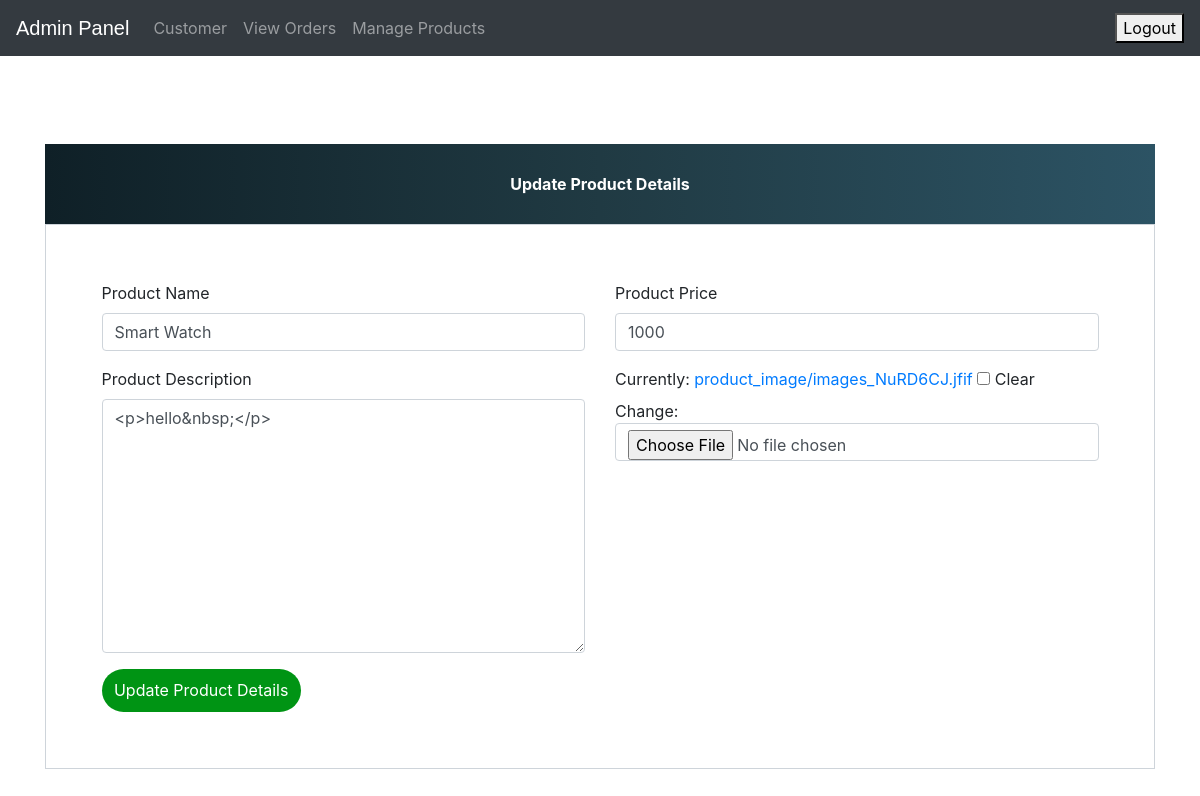
The app's page /update-product/1 (signed in) with its own data.
### ecom/models.py (models this page shows, shortened)
class Product(models.Model):
    name = models.CharField(max_length=500)
    product_image = models.ImageField(upload_to='product_image/', null=True, blank=True, default="-")
    additional_image1 = models.ImageField(upload_to='product_image/other/', null=True, blank=True)
    additional_image2 = models.ImageField(upload_to='product_image/other/', null=True, blank=True)
    additional_image3 = models.ImageField(upload_to='product_image/other/', null=True, blank=True)
    additional_image4 = models.ImageField(upload_to='product_image/other/', null=True, blank=True)
    price = models.PositiveIntegerField()
    discount = models.PositiveIntegerField(null=True, blank=True, help_text="Discount Price")
    description = RichTextField()
    short_description = RichTextField(null=True, blank=True)
    stock = models.PositiveIntegerField(default=0)
    category = models.ForeignKey(Category, on_delete=models.CASCADE, related_name='products', default=1)
    sub_category = models.ForeignKey(Sub_category, on_delete=models.CASCADE, related_name='products', default=1)
    is_digital = models.BooleanField(default=False)
    featured = models.BooleanField(default=False)
    popular = models.BooleanField(default=False)
    colors = models.ManyToManyField(Color, blank=True, related_name='products')  # Added color options
    free_delivery = models.BooleanField(default=False)
    priority = models.IntegerField(default=1000)
    popular_priority = models.IntegerField(default=1000)
    feautered_priority = models.IntegerField(default=1000)
    exclusive = models.BooleanField(default=False, help_text="Select this product to display exclusively")

### ecom/views.py (the view)
# urls.py: path('update-product/<int:pk>', views.update_product_view,name='update-product'),
@login_required(login_url='adminlogin')
def update_product_view(request,pk):
    product=models.Product.objects.get(id=pk)
    productForm=forms.ProductForm(instance=product)
    if request.method=='POST':
        productForm=forms.ProductForm(request.POST,request.FILES,instance=product)
        if productForm.is_valid():
            productForm.save()
            return redirect('admin-products')
    return render(request,'ecom/admin_update_product.html',{'productForm':productForm})

### ecom/forms.py
class ProductForm(forms.ModelForm):
    class Meta:
        model=models.Product
        fields=['name','price','description','product_image', 'category']

### ecom/context_processors.py (called while the page is built)
def categories_context(request):
    categories = Category.objects.prefetch_related('sub_category').all()
    return {'categories': categories}

### templates/ecom/admin_update_product.html (shortened to what this page needs)
{% extends 'ecom/admin_base.html' %}
{% load widget_tweaks %}
{% block content %}
<head>
  <link href="//maxcdn.bootstrapcdn.com/bootstrap/4.1.1/css/bootstrap.min.css" rel="stylesheet" id="bootstrap-css">
</head>
<br><br><br><br><br><br>
<form method="post" enctype="multipart/form-data">
  <div class="container register-form">
    <div class="form">
      <div class="note">
        <p>Update Product Details</p>
      </div>
      <div class="form-content">
        <div class="row">
          <div class="col-md-6">
            <div class="form-group">
              <label for="">Product Name</label>
              {% render_field productForm.name class="form-control" placeholder="Product Name" %}
            </div>
            <div class="form-group">
              <label for="">Product Description</label>
              {% render_field productForm.description class="form-control" placeholder="Description" %}
            </div>
          </div>
          <div class="col-md-6">
            <div class="form-group">
              <label for="">Product Price</label>
              {% render_field productForm.price class="form-control" placeholder="Price" %}
            </div>
            <div class="form-group">
              {% render_field productForm.product_image class="form-control" placeholder="product_image" %}
            </div>
          </div>
        </div>
        <button type="submit" class="btnSubmit">Update Product Details</button>
      </div>
    </div>
  </div>
</form>
{% endblock content %}

### templates/ecom/admin_base.html (style rules this page uses)
p { text-align: center; }

### templates/ecom/admin_update_product.html (style rules this page uses)
a:link { text-decoration: none; }
.note { text-align: center; height: 80px; background: #0F2027; background: -webkit-linear-gradient(to left, #2C5364, #203A43, #0F2027); background: linear-gradient(to left, #2C5364, #203A43, #0F2027); color: #fff; font-weight: bold; line-height: 80px; }
.form-content { padding: 5%; border: 1px solid #ced4da; margin-bottom: 2%; }
.form-control { border-radius: 1.5rem; }
.btnSubmit { border: none; border-radius: 1.5rem; padding: 1%; width: 20%; cursor: pointer; background: #009414; color: #fff; }

### records on screen
Product: name "Smart Watch", description "<p>hello&nbsp;</p>", price "1000"
